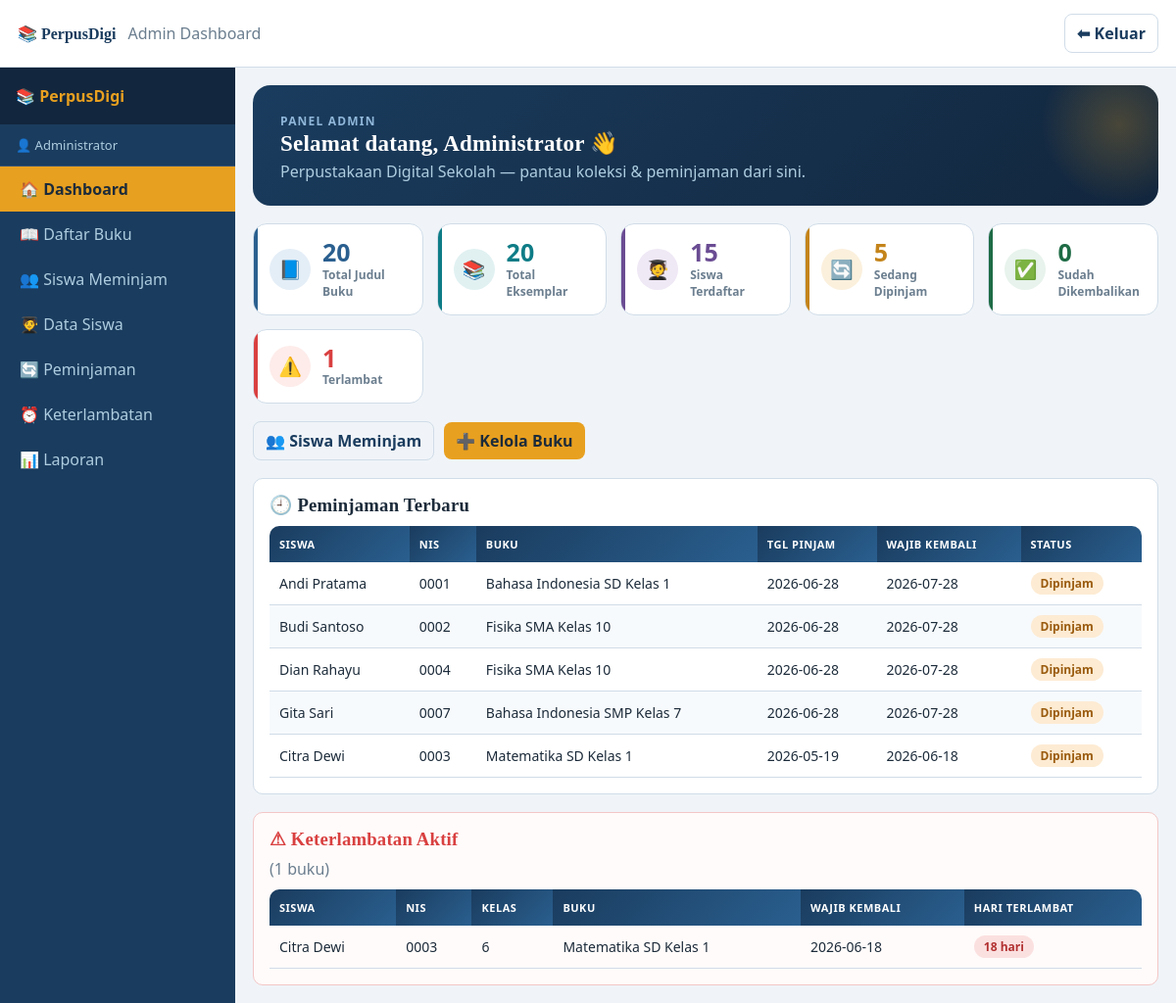
The app's page /admin/dashboard (signed in) with its own data.
### tables this page shows
CREATE TABLE admin (
            id INTEGER PRIMARY KEY AUTOINCREMENT,
            username TEXT UNIQUE NOT NULL,
            password TEXT NOT NULL,
            nama TEXT NOT NULL,
            created_at TEXT DEFAULT (datetime('now','localtime'))
        );

CREATE TABLE peminjaman (
                id INTEGER PRIMARY KEY AUTOINCREMENT,
                siswa_id INTEGER NOT NULL,
                buku_id INTEGER NOT NULL,
                tgl_pinjam TEXT NOT NULL,
                tgl_kembali_rencana TEXT NOT NULL,
                tgl_kembali_aktual TEXT,
                status TEXT DEFAULT 'dipinjam',
                admin_id INTEGER,
                created_at TEXT DEFAULT (datetime('now','localtime')),
                dipinjam_oleh TEXT DEFAULT 'admin',
                FOREIGN KEY (siswa_id) REFERENCES siswa(id),
                FOREIGN KEY (buku_id) REFERENCES buku(id),
                FOREIGN KEY (admin_id) REFERENCES admin(id)
            );

CREATE TABLE siswa (
                id INTEGER PRIMARY KEY AUTOINCREMENT,
                nis TEXT,
                nama TEXT NOT NULL,
                kelas TEXT DEFAULT '-',
                jenjang TEXT DEFAULT '-',
                telepon TEXT,
                auto_registered INTEGER DEFAULT 0,
                created_at TEXT DEFAULT (datetime('now','localtime'))
            );

CREATE TABLE buku (
            id INTEGER PRIMARY KEY AUTOINCREMENT,
            isbn TEXT UNIQUE,
            judul TEXT NOT NULL,
            pengarang TEXT NOT NULL,
            penerbit TEXT,
            tahun_terbit INTEGER,
            jenjang TEXT NOT NULL,
            kelas TEXT NOT NULL,
            mata_pelajaran TEXT NOT NULL,
            stok INTEGER DEFAULT 1,
            stok_tersedia INTEGER DEFAULT 1,
            created_at TEXT DEFAULT (datetime('now','localtime'))
        );

### web_app.py (the view)
    @app.get("/admin/dashboard")
    def admin_dashboard():
        if current_role() != "admin":
            return redirect(url_for("mode_select"))
        admin = session.get("admin", {})
        stats = LaporanModel.statistik_umum()
        loans = PeminjamanModel.get_all()[:10]
        overdue = PeminjamanModel.get_terlambat()
        return render_template(
            "admin/dashboard.html",
            admin=admin,
            stats=stats,
            loans=loans,
            overdue=overdue,
        )

### models/database.py (called while the page is built)
def get_connection():
    conn = sqlite3.connect(DB_PATH)
    conn.row_factory = sqlite3.Row
    conn.execute("PRAGMA foreign_keys = ON")
    return conn

    @staticmethod
    def get_terlambat():
        conn = get_connection()
        hari_ini = datetime.now().strftime("%Y-%m-%d")
        rows = conn.execute("""
            SELECT p.*, s.nama as nama_siswa, s.nis, s.kelas,
                   b.judul as judul_buku,
                   CAST((julianday(?) - julianday(p.tgl_kembali_rencana)) AS INTEGER) as hari_terlambat
            FROM peminjaman p
            JOIN siswa s ON p.siswa_id = s.id
            JOIN buku b ON p.buku_id = b.id
            WHERE p.status='dipinjam' AND p.tgl_kembali_rencana < ?
            ORDER BY hari_terlambat DESC
        """, (hari_ini, hari_ini)).fetchall()
        conn.close()
        return [dict(r) for r in rows]

### web/templates/admin/dashboard.html (shortened to what this page needs)
{% extends "base.html" %}
{% set use_shell = true %}
{% set nav_role = "admin" %}
{% set nav_user = admin.nama %}
{% set page_subtitle = "Admin Dashboard" %}
{% block content %}
    <div class="page-hero fade-up">
      <span class="eyebrow" style="color:#8FB6D8;">Panel Admin</span>
      <h2>Selamat datang, {{ admin.nama }} 👋</h2>
      <div class="muted">Perpustakaan Digital Sekolah — pantau koleksi &amp; peminjaman dari sini.</div>
    </div>
    <div class="admin-stat-grid">
      <div class="admin-stat-card tone-blue">
        <div class="icon-circle">📘</div>
        <div>
          <div class="stat-num">{{ stats.total_judul }}</div>
          <div class="stat-label">Total Judul Buku</div>
        </div>
      </div>
      <div class="admin-stat-card tone-teal">
        <div class="icon-circle">📚</div>
        <div>
          <div class="stat-num">{{ stats.total_buku }}</div>
          <div class="stat-label">Total Eksemplar</div>
        </div>
      </div>
      <div class="admin-stat-card tone-purple">
        <div class="icon-circle">🧑‍🎓</div>
        <div>
          <div class="stat-num">{{ stats.total_siswa }}</div>
          <div class="stat-label">Siswa Terdaftar</div>
        </div>
      </div>
      <div class="admin-stat-card tone-gold">
        <div class="icon-circle">🔄</div>
        <div>
          <div class="stat-num">{{ stats.total_pinjam_aktif }}</div>
          <div class="stat-label">Sedang Dipinjam</div>
        </div>
      </div>
      <div class="admin-stat-card tone-green">
        <div class="icon-circle">✅</div>
        <div>
          <div class="stat-num">{{ stats.total_dikembalikan }}</div>
          <div class="stat-label">Sudah Dikembalikan</div>
        </div>
      </div>
      <div class="admin-stat-card tone-red">
        <div class="icon-circle">⚠️</div>
        <div>
          <div class="stat-num" style="color:var(--danger);">{{ stats.total_terlambat }}</div>
          <div class="stat-label">Terlambat</div>
        </div>
      </div>
    </div>
    <div style="height:18px;"></div>
    <div class="row" style="gap:10px;">
      <a class="btn secondary" href="/admin/siswa-meminjam">👥 Siswa Meminjam</a>
      <a class="btn primary" href="/admin/buku">➕ Kelola Buku</a>
    </div>
    <div style="height:18px;"></div>
    <div class="card">
      <h3 style="margin:0 0 10px 0;">🕘 Peminjaman Terbaru</h3>
      <div style="overflow:auto;">
        <table>
          <thead>
            <tr>
              <th>Siswa</th>
              <th>NIS</th>
              <th>Buku</th>
              <th>Tgl Pinjam</th>
              <th>Wajib Kembali</th>
              <th>Status</th>
            </tr>
          </thead>
          <tbody>
            {% for p in loans %}
              <tr>
                <td>{{ p.nama_siswa }}</td>
                <td>{{ p.nis }}</td>
                <td>{{ p.judul_buku }}</td>
                <td>{{ p.tgl_pinjam }}</td>
                <td>{{ p.tgl_kembali_rencana }}</td>
                <td>
                  {% if p.status == 'dipinjam' %}
                    <span class="badge tone-warning">Dipinjam</span>
                  {% else %}
                    <span class="badge tone-success">Dikembalikan</span>
                  {% endif %}
                </td>
              </tr>
            {% endfor %}
          </tbody>
        </table>
      </div>
    </div>
    <div style="height:18px;"></div>
    <div class="card" style="{% if overdue and overdue|length > 0 %}border-color:#F3C6C6; background:#FFFBFA;{% endif %}">
      <h3 style="margin:0 0 8px 0; color:var(--danger);">⚠ Keterlambatan Aktif</h3>
      {% if overdue and overdue|length > 0 %}
        <div class="muted" style="margin-bottom:10px;">({{ overdue|length }} buku)</div>
        <div style="overflow:auto;">
          <table>
            <thead>
              <tr>
                <th>Siswa</th>
                <th>NIS</th>
                <th>Kelas</th>
                <th>Buku</th>
                <th>Wajib Kembali</th>
                <th>Hari Terlambat</th>
              </tr>
            </thead>
            <tbody>
              {% for p in overdue %}
                <tr>
                  <td>{{ p.nama_siswa }}</td>
                  <td>{{ p.nis }}</td>
                  <td>{{ p.jenjang }} {{ p.kelas }}</td>
                  <td>{{ p.judul_buku }}</td>
                  <td>{{ p.tgl_kembali_rencana }}</td>
                  <td><span class="badge tone-danger">{{ p.hari_terlambat }} hari</span></td>
                </tr>
              {% endfor %}
            </tbody>
          </table>
        </div>
      {% else %}
        <div class="muted">🎉 Tidak ada keterlambatan.</div>
      {% endif %}
    </div>
{% endblock %}

### web/templates/base.html (shortened to what this page needs)
<!doctype html>
<html lang="id">
<head>
  <link rel="stylesheet" href="{{ url_for('static', filename='css/style.css') }}">
</head>
<body>
  {% if use_shell %}
    <div class="app-topbar">
      <div class="brand">{{ page_icon or '📚' }} PerpusDigi</div>
      <div class="muted topbar-subtitle">{{ page_subtitle or '' }}</div>
      <div class="topbar-actions">
        <a class="btn secondary" href="/logout">⬅ <span class="label">Keluar</span></a>
      </div>
    </div>
    <div class="app-shell">
      <div class="sidebar {{ 'sidebar-siswa' if nav_role == 'siswa' else '' }}" id="sidebar">
        <div class="logo">{{ page_icon or '📚' }} PerpusDigi</div>
        <div class="user">👤 {{ nav_user or '' }}</div>
        <div class="nav">
          {% if nav_role == 'siswa' %}
            <a href="/siswa/beranda" class="{{ 'active' if request.path == '/siswa/beranda' }}">🏠 Beranda</a>
            <a href="/siswa/cari-buku" class="{{ 'active' if request.path == '/siswa/cari-buku' }}">📖 Cari &amp; Pinjam Buku</a>
            <a href="/siswa/pinjaman-aktif" class="{{ 'active' if request.path == '/siswa/pinjaman-aktif' }}">🔄 Pinjaman Aktif</a>
            <a href="/siswa/riwayat" class="{{ 'active' if request.path == '/siswa/riwayat' }}">📋 Riwayat Pinjaman</a>
          {% else %}
            <a href="/admin/dashboard" class="{{ 'active' if request.path == '/admin/dashboard' }}">🏠 Dashboard</a>
            <a href="/admin/buku" class="{{ 'active' if request.path == '/admin/buku' or request.path.startswith('/admin/buku/') }}">📖 Daftar Buku</a>
            <a href="/admin/siswa-meminjam" class="{{ 'active' if request.path == '/admin/siswa-meminjam' }}">👥 Siswa Meminjam</a>
            <a href="/admin/siswa" class="{{ 'active' if request.path == '/admin/siswa' or request.path.startswith('/admin/siswa/') }}">🧑‍🎓 Data Siswa</a>
            <a href="/admin/peminjaman" class="{{ 'active' if request.path == '/admin/peminjaman' }}">🔄 Peminjaman</a>
            <a href="/admin/terlambat" class="{{ 'active' if request.path == '/admin/terlambat' }}">⏰ Keterlambatan</a>
            <a href="/admin/laporan" class="{{ 'active' if request.path == '/admin/laporan' }}">📊 Laporan</a>
          {% endif %}
        </div>
      </div>
      <div class="content {{ 'content-siswa' if nav_role == 'siswa' else 'content-admin' }}">
        {% block content %}{% endblock %}
      </div>
    </div>
  {% else %}
    {% block body %}{% endblock %}
  {% endif %}
</body>
</html>

### records on screen
admin: nama "Administrator"
peminjaman: nama_siswa "Andi Pratama", nis "0001", judul_buku "Bahasa Indonesia SD Kelas 1", tgl_pinjam "2026-06-28", tgl_kembali_rencana "2026-07-28", status "Dipinjam"
peminjaman: nama_siswa "Budi Santoso", nis "0002", judul_buku "Fisika SMA Kelas 10", tgl_pinjam "2026-06-28", tgl_kembali_rencana "2026-07-28", status "Dipinjam"
peminjaman: nama_siswa "Dian Rahayu", nis "0004", judul_buku "Fisika SMA Kelas 10", tgl_pinjam "2026-06-28", tgl_kembali_rencana "2026-07-28", status "Dipinjam"
peminjaman: nama_siswa "Gita Sari", nis "0007", judul_buku "Bahasa Indonesia SMP Kelas 7", tgl_pinjam "2026-06-28", tgl_kembali_rencana "2026-07-28", status "Dipinjam"
peminjaman: nama_siswa "Citra Dewi", nis "0003", judul_buku "Matematika SD Kelas 1", tgl_pinjam "2026-05-19", tgl_kembali_rencana "2026-06-18", status "Dipinjam", kelas "6", hari_terlambat "18"

### other values on screen
{{ page_icon or '📚' }} "📚"
{{ page_subtitle or '' }} "Admin Dashboard"
{{ stats.total_judul }} "20"
{{ stats.total_buku }} "20"
{{ stats.total_siswa }} "15"
{{ stats.total_pinjam_aktif }} "5"
{{ stats.total_dikembalikan }} "0"
{{ stats.total_terlambat }} "1"
{{ overdue|length }} "1"
